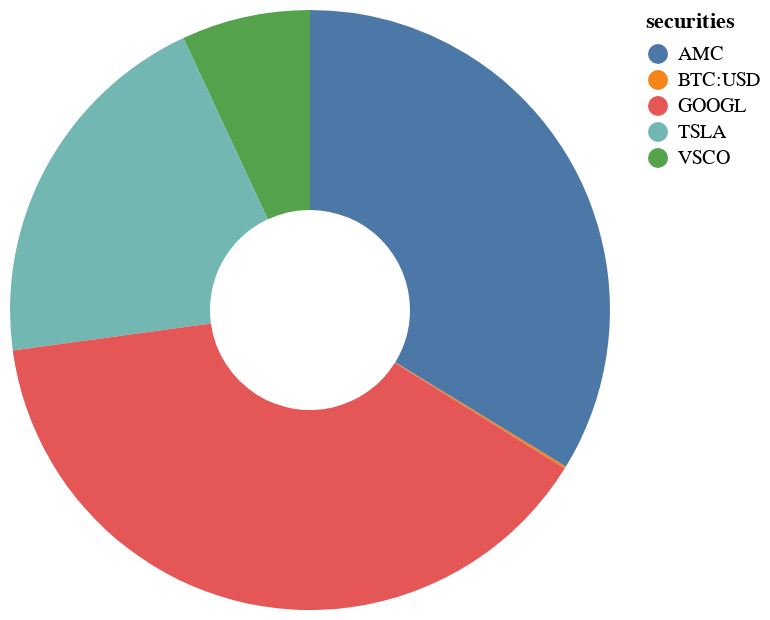

Notebook cell for this chart:
### Markdown cell above
### Portfolio Pie Chart

### Code cell
one = size_portfolio_df['securities']
two = size_portfolio_df['position_size']
user_in_holdings = portfolio_piechart(one, two)
user_in_holdings

### Figure 1 — Vega-Lite specification as saved in the notebook (floating-point values rounded to 4 significant figures)
{"config": {"view": {"continuousWidth": 300, "continuousHeight": 300}}, "data": {"name": "data-a75b089a26b3a3a28a30b524c0b9d76c"}, "mark": {"type": "arc", "innerRadius": 50}, "encoding": {"color": {"field": "securities", "type": "nominal"}, "theta": {"field": "position_size", "type": "quantitative"}, "tooltip": [{"field": "securities", "type": "nominal"}, {"field": "position_size", "type": "quantitative"}]}, "$schema": "https://vega.github.io/schema/vega-lite/v5.15.1.json", "datasets": {"data-a75b089a26b3a3a28a30b524c0b9d76c": [{"securities": "BTC:USD", "position_size": 28.04}, {"securities": "AMC", "position_size": 7400.0}, {"securities": "VSCO", "position_size": 1522.0}, {"securities": "TSLA", "position_size": 4436.0}, {"securities": "GOOGL", "position_size": 8551.0}]}}
